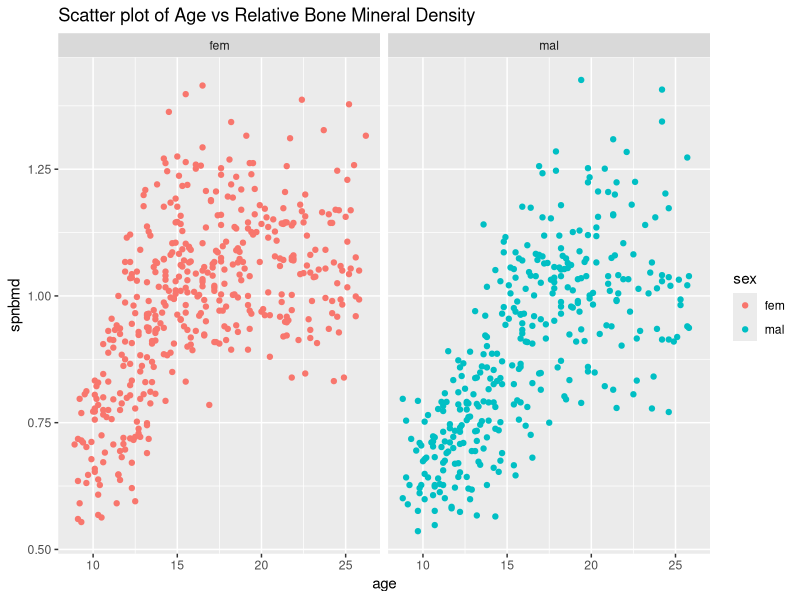
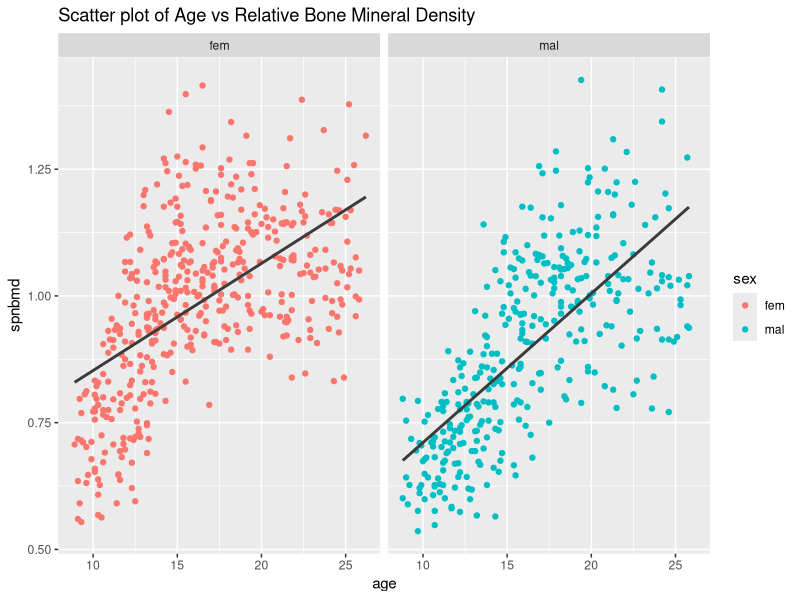
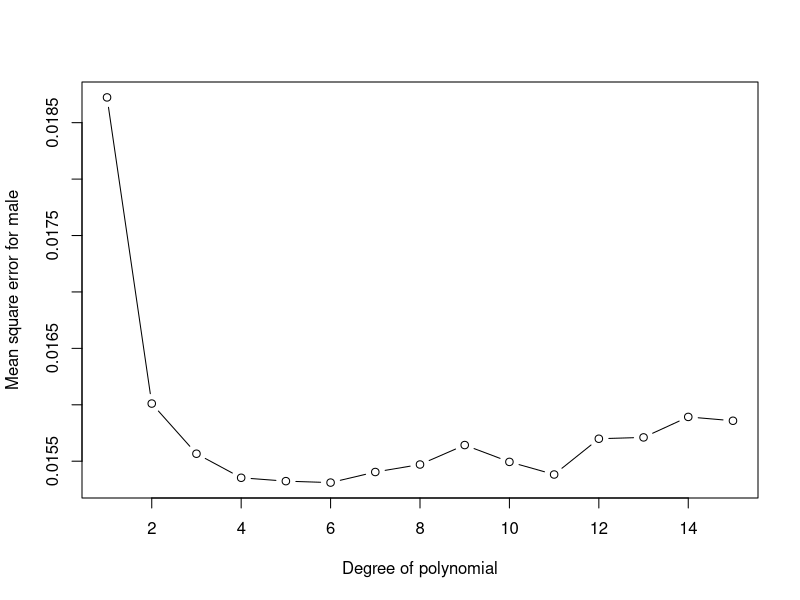
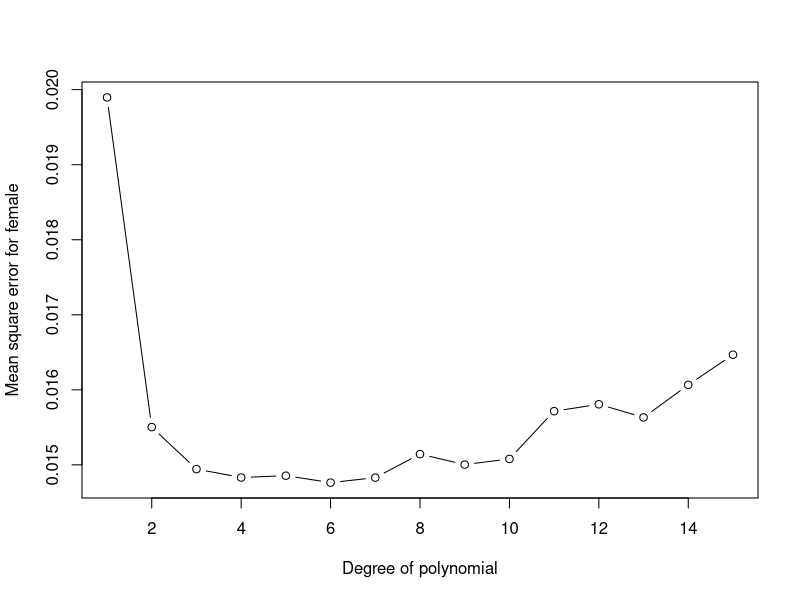
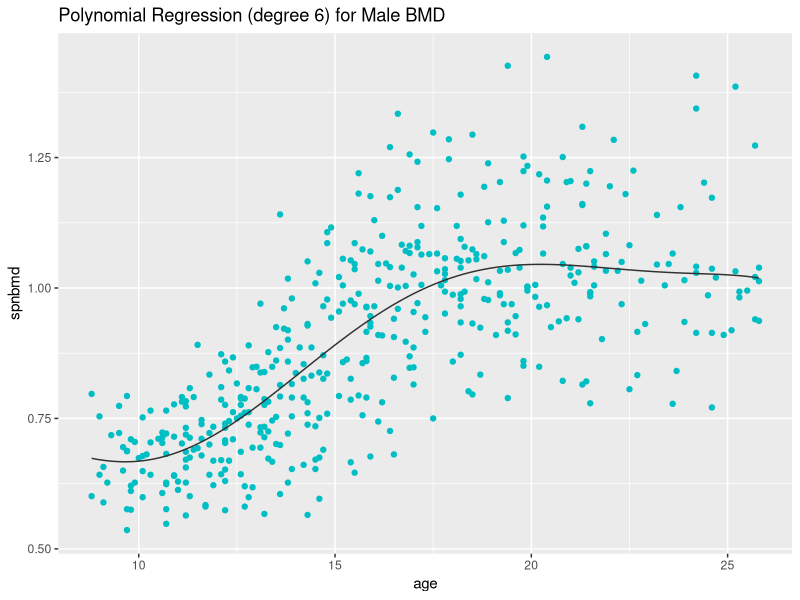
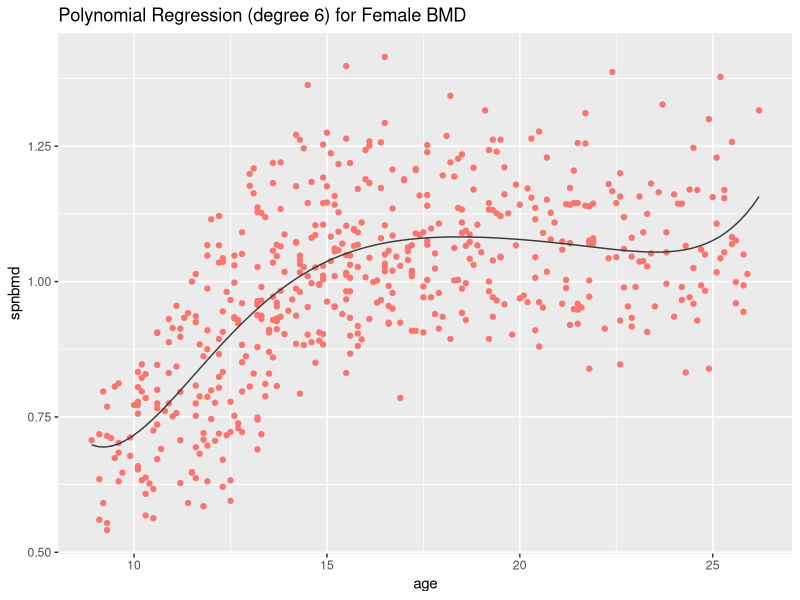
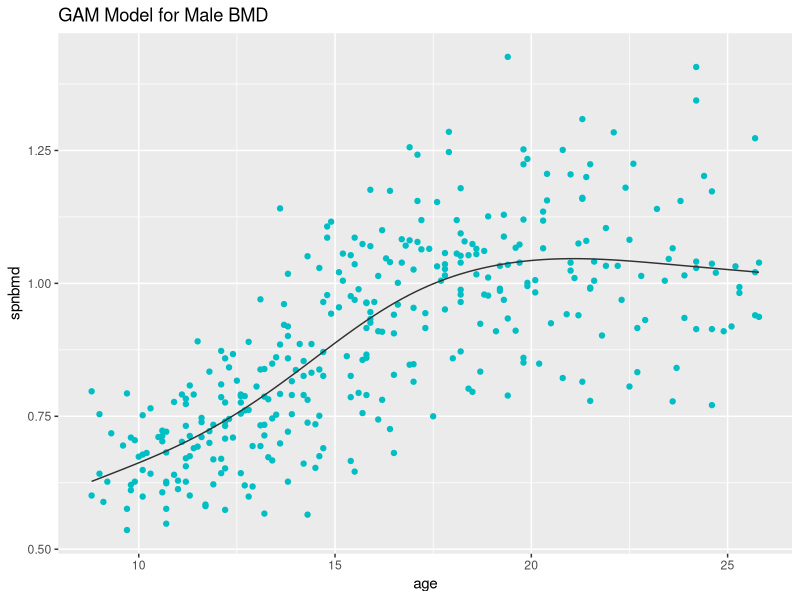
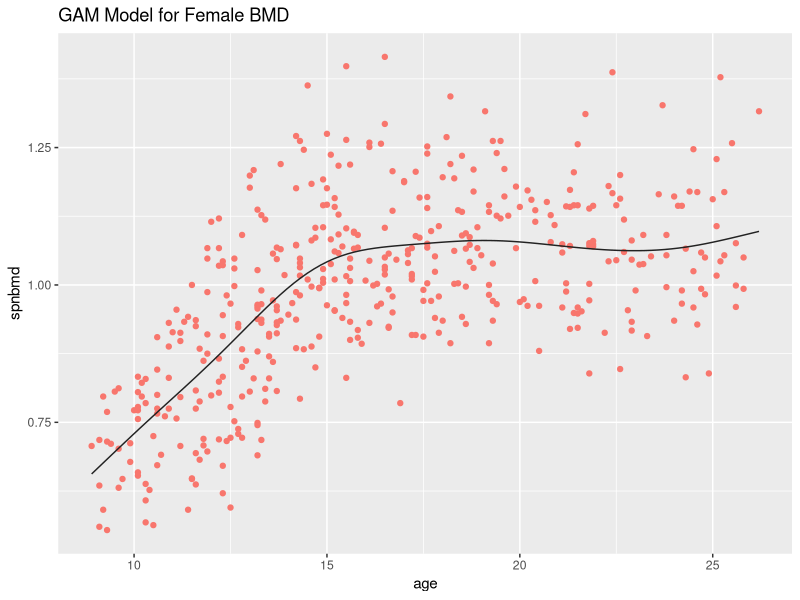

The R source for these figures, in order:
## ---- chunk 1
# Load the data
bmd <- read.csv("spnbmd.csv")

# Display the first few rows of the data
head(bmd,n= 6)
## ---- chunk 2
library(skimr)

# Define a skim function that does not include histograms,for knit
skim_no_hist <- skim_with(numeric = sfl(hist = NULL),
                          character = sfl(hist = NULL))

# Use the new skimming function on your data
skim_data <- skim_no_hist(bmd)

# Print the skimmed data
print(skim_data)
## ---- chunk 3
# Set the seed
set.seed(123)

# Create a function to split the data into a training and test set
split_data <- function(data, prop = 0.8) {
  # Randomly order the rows of the data
  data <- data[sample(nrow(data)), ]
  
  # Calculate the number of rows in the training set
  n_train <- round(nrow(data) * prop)
  
  # Split the data into a training and test set
  train <- data[1:n_train, ]
  test <- data[(n_train + 1):nrow(data), ]
  
  # Return the training and test set
  list(train = train, test = test)
}

# Use the function to split the data
bmd_split <- split_data(bmd)
train <- bmd_split$train
test <- bmd_split$test

## ---- chunk 4
library(ggplot2)
library(dplyr)
# Create a scatter plot of age and spnbmd
ageVbm <- ggplot(bmd_split$train, aes(x = age, y = spnbmd, color = sex)) +
  geom_point() +
  facet_wrap(~sex) +
  labs(title = "Scatter plot of Age vs Relative Bone Mineral Density")

ageVbm

## ---- chunk 5
# Split the train data into male and female

bmd_train_male <- filter(train, train$sex == "mal")
bmd_train_female <- filter(train, train$sex == "fem")

#Fit a regression model on each group

reg_male <- lm(spnbmd ~ age, data = bmd_train_male)
reg_female <- lm(spnbmd ~ age, data = bmd_train_female)

reg_male
reg_female

# Plot the estimated regression lines
ageVbm + 
  geom_smooth(data = bmd_split$train, method = "lm", se = FALSE,color = "#3b3b3b") 
## ---- chunk 6

# Create a function to calculate the mean square error
mse <- function(model, data) {
  # Calculate the predicted values
  pred <- predict(model, newdata = data)
  
  # Calculate the residuals
  res <- data$spnbmd - pred
  
  # Calculate the mean square error
  mean(res^2)
}
## ---- chunk 7

#split the test data into male and female
bmd_test_male <- filter(test, sex == "mal")
bmd_test_female <- filter(test, sex == "fem")

mse_male <- mse(reg_male,bmd_test_male)
mse_female <- mse(reg_female,bmd_test_female)

weight_male <- nrow(bmd_test_male) / nrow(test)
weight_female <- nrow(bmd_test_female) / nrow(test)

# Compute the overall test error
mse_all <- weight_male * mse_male + weight_female * mse_female


print(paste("MSE for male test set:",mse_male))
print(paste("MSE for female test set:",mse_female))
print(paste("MSE for entire test set:",mse_all))

## ---- chunk 8
set.seed(123)
# Create a function to perform k-fold cross-validation
k_fold_cv <- function(data, k, l) {
  # Randomly order the rows of the data
  data <- data[sample(nrow(data)), ]
  
  # Create a vector to store the mean square errors
  mse <- rep(0, k)
  
  # Calculate the number of rows in each fold
  n <- nrow(data)
  n_per_fold <- n %/% k
  
  # Perform k-fold cross-validation
  for (i in 1:k) {
    # Create the training and test set
    test_indices <- ((i - 1) * n_per_fold + 1):(i * n_per_fold)
    test <- data[test_indices, ]
    train <- data[-test_indices, ]
    
    # Fit the polynomial regression model
    reg <- lm(spnbmd ~ poly(age, l), data = train)
    
    # Calculate the mean square error
    mse[i] <- mse(reg, test)
  }
  
  # Return the mean square errors
  mse
}
## ---- chunk 9
bmd_male <- filter(bmd,bmd$sex == "mal")
bmd_female <- filter(bmd,bmd$sex == "fem")

k <- 10
l <- 1:15
# Apply the k-fold cross-validation function to each degree in l
mse_values <- sapply(l, function(degree) k_fold_cv(bmd_male, k, degree))


#plot the mean square errors
plot(l, colMeans(mse_values), type = "b", xlab = "Degree of polynomial", ylab = "Mean square error for male")
## ---- chunk 10
set.seed(123)
# Apply the k-fold cross-validation function to each degree in l
mse_values <- sapply(l, function(degree) k_fold_cv(bmd_female, k, degree))

#plot the mean square errors
plot(l, colMeans(mse_values), type = "b", xlab = "Degree of polynomial", ylab = "Mean square error for female")
## ---- chunk 11
# Load the ggplot2 package
library(ggplot2)

# Fit the polynomial regression model for bmd_male
model_male <- lm(spnbmd ~ poly(age, 6, raw = TRUE), data = bmd_train_male)

# Create a new data frame for predictions
newdata_male <- data.frame(age = seq(min(bmd_male$age), max(bmd_male$age), length.out = 100))

# Add the predictions to the new data frame
newdata_male$spnbmd <- predict(model_male, newdata = newdata_male)

# Plot the data and the fitted model
ggplot(bmd_male, aes(x = age, y = spnbmd)) +
  geom_point(color = "#00BFC4") +
  geom_line(data = newdata_male, aes(x = age, y = spnbmd), color = "#313131") +
  ggtitle("Polynomial Regression (degree 6) for Male BMD")

# Repeat the process for bmd_female
model_female <- lm(spnbmd ~ poly(age, 6, raw = TRUE), data = bmd_train_female)
newdata_female <- data.frame(age = seq(min(bmd_female$age), max(bmd_female$age), length.out = 100))
newdata_female$spnbmd <- predict(model_female, newdata = newdata_female)

ggplot(bmd_female, aes(x = age, y = spnbmd)) +
  geom_point(color = "#F8766D") +
  geom_line(data = newdata_female, aes(x = age, y = spnbmd), color = "#3a3a3a") +
  ggtitle("Polynomial Regression (degree 6) for Female BMD")

## ---- chunk 12

# Calculate the mean square error for the test set

mse_male <- mse(model_male,bmd_test_male)
mse_female <- mse(model_female,bmd_test_female)

# Compute the overall test error
mse_all <- weight_male * mse_male + weight_female * mse_female


print(paste("MSE for male test set:",mse_male))
print(paste("MSE for female test set:",mse_female))
print(paste("MSE for entire test set:",mse_all))
## ---- chunk 13
# Load the mgcv package
library(mgcv)

# Fit the GAM
gam_model_male <- gam(spnbmd ~ s(age), ,bs = "cr",data = bmd_train_male)
gam_model_female <- gam(spnbmd ~ s(age), ,bs = "cr",data= bmd_train_female)
#Plot the model in ggplot

# Create a new data frame for predictions
newdata_male <- data.frame(age = seq(min(bmd_train_male$age), max(bmd_train_male$age), length.out = 100))
newdata_female <- data.frame(age = seq(min(bmd_train_female$age), max(bmd_train_female$age), length.out = 100))

# Generate predictions
Ydata_Male <- predict(gam_model_male, newdata = newdata_male)
Ydata_Female <- predict(gam_model_female, newdata = newdata_female)

# Add the predictions to the new data frames
newdata_male$spnbmd <- Ydata_Male
newdata_female$spnbmd <- Ydata_Female
# Plot the data and the fitted model for bmd_train_male
ggplot(bmd_train_male, aes(x = age, y = spnbmd)) +
  geom_point(color = "#00BFC4") +
  geom_line(data = newdata_male, aes(x = age, y = spnbmd), color = "#313131") +
  ggtitle("GAM Model for Male BMD")

# Plot the data and the fitted model for bmd_train_female
ggplot(bmd_train_female, aes(x = age, y = spnbmd)) +
  geom_point(color = "#F8766D") +
  geom_line(data = newdata_female, aes(x = age, y = spnbmd), color = "#222222") +
  ggtitle("GAM Model for Female BMD")
## ---- chunk 14
mse_male <- mse(gam_model_male,bmd_test_male)
mse_female <- mse(gam_model_female,bmd_test_female)

# Compute the overall test error
mse_all <- weight_male * mse_male + weight_female * mse_female


print(paste("MSE for male test set:",mse_male))
print(paste("MSE for female test set:",mse_female))
print(paste("MSE for entire test set:",mse_all))
## ---- chunk 15
train$sex <- recode(train$sex, "mal" = 0, "fem" = 1)
# Fit the GAM
gam_model <- gam(spnbmd ~ s(age, bs = "cr") + sex, data = train)
summary(gam_model)
## ---- chunk 16
# Load the ggplot2 package
library(ggplot2)

# Create a new data frame for predictions
newdata <- data.frame(age = seq(min(train$age), max(train$age), length.out = 100))

# Generate predictions for men and women
newdata$sex <- 0  # for men
newdata$spnbmd <- predict(gam_model,newdata)

# Create the plot for men
plot_male <- ggplot(bmd_train_male, aes(x = age, y = spnbmd)) +
  geom_point(color = "#00BFC4")+
  geom_line(data = newdata, aes(x = age, y = spnbmd), color = "#222222") +
  labs(title = "GAM Model for Men", x = "Age", y = "spnbmd")

plot_male
## ---- chunk 17
# Generate predictions for women
newdata$sex <- 1  # for women
newdata$spnbmd <- predict(gam_model, newdata = newdata)

# Create the plot for women
plot_female <- ggplot(bmd_train_female, aes(x = age, y = spnbmd)) +
  geom_point(color = "#F8766D")+
  geom_line(data = newdata, aes(x = age, y = spnbmd), color = "#222222") +
  labs(title = "GAM Model for Women", x = "Age", y = "spnbmd")

# Print the plots

plot_female
## ---- chunk 18

mse_male <- mse(gam_model_male,bmd_test_male)
mse_female <- mse(gam_model_female,bmd_test_female)

# Compute the overall test error
mse_all <- weight_male * mse_male + weight_female * mse_female


print(paste("MSE for male test set:",mse_male))
print(paste("MSE for female test set:",mse_female))
print(paste("MSE for entire test set:",mse_all))

